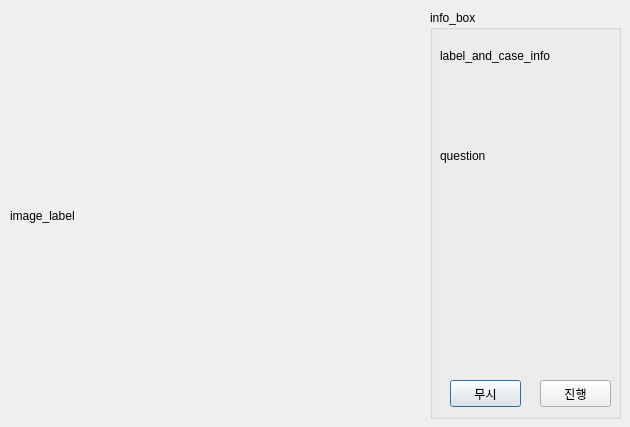
<?xml version="1.0" encoding="UTF-8"?>
<ui version="4.0">
 <class>Dialog</class>
 <widget class="QDialog" name="Dialog">
  <property name="geometry">
   <rect>
    <x>0</x>
    <y>0</y>
    <width>630</width>
    <height>427</height>
   </rect>
  </property>
  <property name="windowTitle">
   <string>Dialog</string>
  </property>
  <widget class="QLabel" name="image_label">
   <property name="geometry">
    <rect>
     <x>10</x>
     <y>20</y>
     <width>381</width>
     <height>391</height>
    </rect>
   </property>
   <property name="text">
    <string>image_label</string>
   </property>
  </widget>
  <widget class="QGroupBox" name="info_box">
   <property name="geometry">
    <rect>
     <x>430</x>
     <y>10</y>
     <width>191</width>
     <height>409</height>
    </rect>
   </property>
   <property name="title">
    <string>info_box</string>
   </property>
   <widget class="QLabel" name="label_and_case_info">
    <property name="geometry">
     <rect>
      <x>10</x>
      <y>30</y>
      <width>151</width>
      <height>31</height>
     </rect>
    </property>
    <property name="text">
     <string>label_and_case_info</string>
    </property>
    <property name="wordWrap">
     <bool>true</bool>
    </property>
   </widget>
   <widget class="QPushButton" name="btn_ignore">
    <property name="geometry">
     <rect>
      <x>20</x>
      <y>370</y>
      <width>71</width>
      <height>27</height>
     </rect>
    </property>
    <property name="text">
     <string>무시</string>
    </property>
   </widget>
   <widget class="QPushButton" name="btn_proceed">
    <property name="geometry">
     <rect>
      <x>110</x>
      <y>370</y>
      <width>71</width>
      <height>27</height>
     </rect>
    </property>
    <property name="text">
     <string>진행</string>
    </property>
   </widget>
   <widget class="QLabel" name="question">
    <property name="geometry">
     <rect>
      <x>10</x>
      <y>130</y>
      <width>151</width>
      <height>31</height>
     </rect>
    </property>
    <property name="text">
     <string>question</string>
    </property>
    <property name="wordWrap">
     <bool>true</bool>
    </property>
   </widget>
  </widget>
 </widget>
 <resources/>
 <connections/>
</ui>
